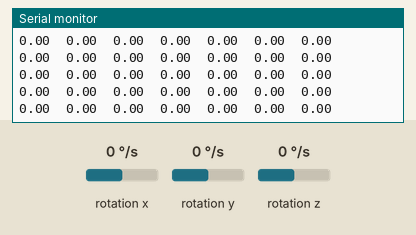
Recording of a sketch running on a simulated Arduino Nano 33 IoT. Shown: the last lines printed to the serial monitor. The inputs (shaded band) are chosen by the test bench; at power-on: rotation x 0 °/s, rotation y 0 °/s, rotation z 0 °/s.

Above: at 1.2 s.
1.3 s: rotation x set to -192 °/s
At 2.1 s:
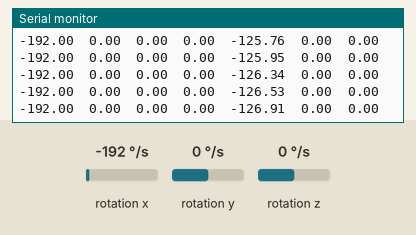
2.8 s: rotation x set to 0 °/s
At 3.5 s:
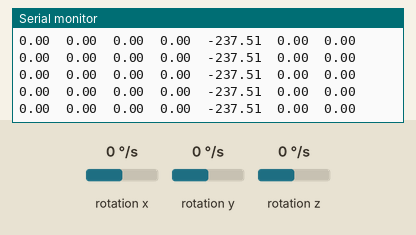
Timing chart, 0 to 4.1 s (numbered marks = the images above; inputs shaded):
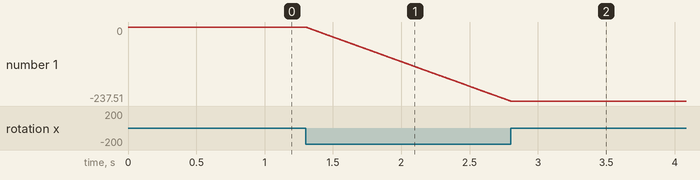

Measured:
- after the input at 1.3 s, the serial monitor: prints a new line at once (image 1)
- plotted number 1: 0 → -237.51 after the input at 1.3 s

The sketch:

orientationFromGyro.ino
```cpp
/*
 * Creation & Computation
 * Determine Orientation from Gyroscope
 * Arduino Nano IOT33 - LSM6DS3
 */
#include <Arduino_LSM6DS3.h>
long lastRead;  //using this to measure time since last sensor reading

//these will hold the calculated angle value
float angleX;
float angleY;
float angleZ;

void setup()
{
  Serial.begin(9600);

  if(!IMU.begin())  //initalize the sensor print an error if it doesn't turn on
  {
  Serial.println("IMU isn't working....");
  }

}

void loop()
{
float dsX, dsY, dsZ;  //temporary variables for holding the degrees/second values

    if (IMU.gyroscopeAvailable()) //check if values are available
    {
    IMU.readGyroscope(dsX, dsY, dsZ);  //read them and store the values into the variables

    float readInterval = ((millis()-lastRead)/1000.0);
    angleX += dsX*readInterval;
    angleY += dsY*readInterval;
    angleZ += dsZ*readInterval;

    ///print all the values
    Serial.print(dsX);
    Serial.print('\t');
    Serial.print(dsY);
    Serial.print('\t');
    Serial.print(dsZ);
    Serial.print('\t');
    Serial.print(readInterval);
    Serial.print('\t');
    Serial.print(angleX);
    Serial.print('\t');
    Serial.print(angleY);
    Serial.print('\t');
    Serial.print(angleZ);
    Serial.println();


    lastRead=millis(); //save the time to calculate the readInterval;
    }


}
```
